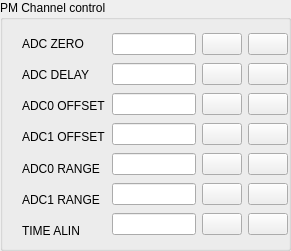
  <widget class="QGroupBox" name="groupBox_2">
   <property name="geometry">
    <rect>
     <x>10</x>
     <y>140</y>
     <width>291</width>
     <height>251</height>
    </rect>
   </property>
   <property name="title">
    <string>PM Channel control</string>
   </property>
   <widget class="QWidget" name="layoutWidget">
    <property name="geometry">
     <rect>
      <x>22</x>
      <y>31</y>
      <width>266</width>
      <height>212</height>
     </rect>
    </property>
    <layout class="QHBoxLayout" name="horizontalLayout_2">
     <item>
      <layout class="QVBoxLayout" name="verticalLayout_7">
       <item>
        <widget class="QLabel" name="label_3">
         <property name="toolTip">
          <string>&lt;html&gt;&lt;head/&gt;&lt;body&gt;&lt;p&gt;&lt;span style=&quot; color:#000000;&quot;&gt;ADC zerooffset, analogset&lt;/span&gt;&lt;/p&gt;&lt;/body&gt;&lt;/html&gt;</string>
         </property>
         <property name="whatsThis">
          <string>&lt;html&gt;&lt;head/&gt;&lt;body&gt;&lt;p&gt;flkjghkjsdhgk;&lt;/p&gt;&lt;p&gt;&lt;br/&gt;&lt;/p&gt;&lt;/body&gt;&lt;/html&gt;</string>
         </property>
         <property name="styleSheet">
          <string notr="true">font: 10pt &quot;Cantarell&quot;;</string>
         </property>
         <property name="text">
          <string>ADC ZERO</string>
         </property>
        </widget>
       </item>
       <item>
        <widget class="QLabel" name="label_4">
         <property name="toolTip">
          <string>&lt;html&gt;&lt;head/&gt;&lt;body&gt;&lt;p&gt;&lt;span style=&quot; color:#000000;&quot;&gt;ADC clock delay relative to LHC clock, analogset&lt;/span&gt;&lt;/p&gt;&lt;/body&gt;&lt;/html&gt;</string>
         </property>
         <property name="styleSheet">
          <string notr="true">font: 10pt &quot;Cantarell&quot;;</string>
         </property>
         <property name="text">
          <string>ADC DELAY</string>
         </property>
        </widget>
       </item>
       <item>
        <widget class="QLabel" name="label_5">
         <property name="toolTip">
          <string>&lt;html&gt;&lt;head/&gt;&lt;body&gt;&lt;p&gt;&lt;span style=&quot; color:#000000;&quot;&gt;ADC&lt;/span&gt;&lt;span style=&quot; color:#000000; vertical-align:sub;&quot;&gt;0  &lt;/span&gt;&lt;span style=&quot; color:#000000;&quot;&gt;digital offset&lt;/span&gt;&lt;/p&gt;&lt;/body&gt;&lt;/html&gt;</string>
         </property>
         <property name="styleSheet">
          <string notr="true">font: 10pt &quot;Cantarell&quot;;</string>
         </property>
         <property name="text">
          <string>ADC0 OFFSET</string>
         </property>
        </widget>
       </item>
       <item>
        <widget class="QLabel" name="label_6">
         <property name="toolTip">
          <string>&lt;html&gt;&lt;head/&gt;&lt;body&gt;&lt;p&gt;&lt;span style=&quot; color:#000000;&quot;&gt;ADC&lt;/span&gt;&lt;span style=&quot; color:#000000; vertical-align:sub;&quot;&gt;1&lt;/span&gt;&lt;span style=&quot; color:#000000;&quot;&gt; digital offset&lt;/span&gt;&lt;/p&gt;&lt;/body&gt;&lt;/html&gt;</string>
         </property>
         <property name="styleSheet">
          <string notr="true">font: 10pt &quot;Cantarell&quot;;</string>
         </property>
         <property name="text">
          <string>ADC1 OFFSET</string>
         </property>
        </widget>
       </item>
       <item>
        <widget class="QLabel" name="label_7">
         <property name="toolTip">
          <string>&lt;html&gt;&lt;head/&gt;&lt;body&gt;&lt;p&gt;&lt;span style=&quot; color:#000000;&quot;&gt;Channel amplitude calibration&lt;/span&gt;&lt;/p&gt;&lt;/body&gt;&lt;/html&gt;</string>
         </property>
         <property name="styleSheet">
          <string notr="true">font: 10pt &quot;Cantarell&quot;;</string>
         </property>
         <property name="text">
          <string>ADC0 RANGE</string>
         </property>
        </widget>
       </item>
       <item>
        <widget class="QLabel" name="label_8">
         <property name="toolTip">
          <string>&lt;html&gt;&lt;head/&gt;&lt;body&gt;&lt;p&gt;&lt;span style=&quot; color:#000000;&quot;&gt;Channel amplitude calibration&lt;/span&gt;&lt;/p&gt;&lt;/body&gt;&lt;/html&gt;</string>
         </property>
         <property name="styleSheet">
          <string notr="true">font: 10pt &quot;Cantarell&quot;;</string>
         </property>
         <property name="text">
          <string>ADC1 RANGE</string>
         </property>
        </widget>
       </item>
       <item>
        <widget class="QLabel" name="label_9">
         <property name="toolTip">
          <string>&lt;html&gt;&lt;head/&gt;&lt;body&gt;&lt;p&gt;&lt;span style=&quot; color:#000000;&quot;&gt;Digital decrimental time alinement&lt;/span&gt;&lt;/p&gt;&lt;/body&gt;&lt;/html&gt;</string>
         </property>
         <property name="styleSheet">
          <string notr="true">font: 10pt &quot;Cantarell&quot;;</string>
         </property>
         <property name="text">
          <string>TIME ALIN</string>
         </property>
        </widget>
       </item>
      </layout>
     </item>
     <item>
      <layout class="QHBoxLayout" name="horizontalLayout_5">
       <item>
        <layout class="QVBoxLayout" name="verticalLayout">
         <item>
          <widget class="QLineEdit" name="lineEdit">
           <property name="styleSheet">
            <string notr="true">font: 8pt &quot;Cantarell&quot;;</string>
           </property>
          </widget>
         </item>
         <item>
          <widget class="QLineEdit" name="lineEdit_2">
           <property name="styleSheet">
            <string notr="true">font: 8pt &quot;Cantarell&quot;;</string>
           </property>
          </widget>
         </item>
         <item>
          <widget class="QLineEdit" name="lineEdit_3">
           <property name="styleSheet">
            <string notr="true">font: 8pt &quot;Cantarell&quot;;</string>
           </property>
          </widget>
         </item>
         <item>
          <widget class="QLineEdit" name="lineEdit_4">
           <property name="styleSheet">
            <string notr="true">font: 8pt &quot;Cantarell&quot;;</string>
           </property>
          </widget>
         </item>
         <item>
          <widget class="QLineEdit" name="lineEdit_5">
           <property name="styleSheet">
            <string notr="true">font: 8pt &quot;Cantarell&quot;;</string>
           </property>
          </widget>
         </item>
         <item>
          <widget class="QLineEdit" name="lineEdit_6">
           <property name="styleSheet">
            <string notr="true">font: 8pt &quot;Cantarell&quot;;</string>
           </property>
          </widget>
         </item>
         <item>
          <widget class="QLineEdit" name="lineEdit_7">
           <property name="styleSheet">
            <string notr="true">font: 8pt &quot;Cantarell&quot;;</string>
           </property>
          </widget>
         </item>
        </layout>
       </item>
       <item>
        <layout class="QHBoxLayout" name="horizontalLayout_4">
         <item>
          <layout class="QVBoxLayout" name="verticalLayout_2">
           <item>
            <widget class="QPushButton" name="VIEW_ADC_ZERO">
             <property name="toolTip">
              <string>&lt;html&gt;&lt;head/&gt;&lt;body&gt;&lt;p&gt;Status&lt;/p&gt;&lt;/body&gt;&lt;/html&gt;</string>
             </property>
             <property name="text">
              <string/>
             </property>
             <property name="icon">
              <iconset resource="res.qrc">
               <normaloff>:/icon/icons/eyeball-icon-png-3.png</normaloff>:/icon/icons/eyeball-icon-png-3.png</iconset>
             </property>
            </widget>
           </item>
           <item>
            <widget class="QPushButton" name="VIEW_ADC_DELAY">
             <property name="toolTip">
              <string>&lt;html&gt;&lt;head/&gt;&lt;body&gt;&lt;p&gt;Status&lt;/p&gt;&lt;/body&gt;&lt;/html&gt;</string>
             </property>
             <property name="text">
              <string/>
             </property>
             <property name="icon">
              <iconset resource="res.qrc">
               <normaloff>:/icon/icons/eyeball-icon-png-3.png</normaloff>:/icon/icons/eyeball-icon-png-3.png</iconset>
             </property>
            </widget>
           </item>
           <item>
            <widget class="QPushButton" name="VIEW_ADC0_OFFSET">
             <property name="toolTip">
              <string>&lt;html&gt;&lt;head/&gt;&lt;body&gt;&lt;p&gt;Status&lt;/p&gt;&lt;/body&gt;&lt;/html&gt;</string>
             </property>
             <property name="text">
              <string/>
             </property>
             <property name="icon">
              <iconset resource="res.qrc">
               <normaloff>:/icon/icons/eyeball-icon-png-3.png</normaloff>:/icon/icons/eyeball-icon-png-3.png</iconset>
             </property>
            </widget>
           </item>
           <item>
            <widget class="QPushButton" name="VIEW_ADC1_OFFSET">
             <property name="enabled">
              <bool>true</bool>
             </property>
             <property name="toolTip">
              <string>&lt;html&gt;&lt;head/&gt;&lt;body&gt;&lt;p&gt;Status&lt;/p&gt;&lt;/body&gt;&lt;/html&gt;</string>
             </property>
             <property name="text">
              <string/>
             </property>
             <property name="icon">
              <iconset resource="res.qrc">
               <normaloff>:/icon/icons/eyeball-icon-png-3.png</normaloff>:/icon/icons/eyeball-icon-png-3.png</iconset>
             </property>
            </widget>
           </item>
           <item>
            <widget class="QPushButton" name="VIEW_ADC0_RANGE">
             <property name="toolTip">
              <string>&lt;html&gt;&lt;head/&gt;&lt;body&gt;&lt;p&gt;Status&lt;/p&gt;&lt;/body&gt;&lt;/html&gt;</string>
             </property>
             <property name="text">
              <string/>
             </property>
             <property name="icon">
              <iconset resource="res.qrc">
               <normaloff>:/icon/icons/eyeball-icon-png-3.png</normaloff>:/icon/icons/eyeball-icon-png-3.png</iconset>
             </property>
            </widget>
           </item>
           <item>
            <widget class="QPushButton" name="VIEW_ADC1_RANGE">
             <property name="toolTip">
              <string>&lt;html&gt;&lt;head/&gt;&lt;body&gt;&lt;p&gt;Status&lt;/p&gt;&lt;/body&gt;&lt;/html&gt;</string>
             </property>
             <property name="text">
              <string/>
             </property>
             <property name="icon">
              <iconset resource="res.qrc">
               <normaloff>:/icon/icons/eyeball-icon-png-3.png</normaloff>:/icon/icons/eyeball-icon-png-3.png</iconset>
             </property>
            </widget>
           </item>
           <item>
            <widget class="QPushButton" name="VIEW_TIME_ALIN">
             <property name="toolTip">
              <string>&lt;html&gt;&lt;head/&gt;&lt;body&gt;&lt;p&gt;Status&lt;/p&gt;&lt;/body&gt;&lt;/html&gt;</string>
             </property>
             <property name="text">
              <string/>
             </property>
             <property name="icon">
              <iconset resource="res.qrc">
               <normaloff>:/icon/icons/eyeball-icon-png-3.png</normaloff>:/icon/icons/eyeball-icon-png-3.png</iconset>
             </property>
            </widget>
           </item>
          </layout>
         </item>
         <item>
          <layout class="QVBoxLayout" name="verticalLayout_3">
           <item>
            <widget class="QPushButton" name="WRITE_ADC_ZERO">
             <property name="toolTip">
              <string>&lt;html&gt;&lt;head/&gt;&lt;body&gt;&lt;p&gt;Write&lt;/p&gt;&lt;/body&gt;&lt;/html&gt;</string>
             </property>
             <property name="text">
              <string/>
             </property>
             <property name="icon">
              <iconset resource="res.qrc">
               <normaloff>:/icon/Write.png</normaloff>:/icon/Write.png</iconset>
             </property>
            </widget>
           </item>
           <item>
            <widget class="QPushButton" name="WRITE_ADC_DELAY">
             <property name="toolTip">
              <string>&lt;html&gt;&lt;head/&gt;&lt;body&gt;&lt;p&gt;Write&lt;/p&gt;&lt;/body&gt;&lt;/html&gt;</string>
             </property>
             <property name="text">
              <string/>
             </property>
             <property name="icon">
              <iconset resource="res.qrc">
               <normaloff>:/icon/Write.png</normaloff>:/icon/Write.png</iconset>
             </property>
            </widget>
           </item>
           <item>
            <widget class="QPushButton" name="WRITE_ADC0_OFFSET">
             <property name="toolTip">
              <string>&lt;html&gt;&lt;head/&gt;&lt;body&gt;&lt;p&gt;Write&lt;/p&gt;&lt;/body&gt;&lt;/html&gt;</string>
             </property>
             <property name="text">
              <string/>
             </property>
             <property name="icon">
              <iconset resource="res.qrc">
               <normaloff>:/icon/Write.png</normaloff>:/icon/Write.png</iconset>
             </property>
            </widget>
           </item>
           <item>
            <widget class="QPushButton" name="WRITE_ADC1_OFFSET">
             <property name="toolTip">
              <string>&lt;html&gt;&lt;head/&gt;&lt;body&gt;&lt;p&gt;Write&lt;/p&gt;&lt;/body&gt;&lt;/html&gt;</string>
             </property>
             <property name="text">
              <string/>
             </property>
             <property name="icon">
              <iconset resource="res.qrc">
               <normaloff>:/icon/Write.png</normaloff>:/icon/Write.png</iconset>
             </property>
            </widget>
           </item>
           <item>
            <widget class="QPushButton" name="WRITE_ADC_RANGE">
             <property name="toolTip">
              <string>&lt;html&gt;&lt;head/&gt;&lt;body&gt;&lt;p&gt;Write&lt;/p&gt;&lt;/body&gt;&lt;/html&gt;</string>
             </property>
             <property name="text">
              <string/>
             </property>
             <property name="icon">
              <iconset resource="res.qrc">
               <normaloff>:/icon/Write.png</normaloff>:/icon/Write.png</iconset>
             </property>
            </widget>
           </item>
           <item>
            <widget class="QPushButton" name="WRITE_ADC1_RANGE_2">
             <property name="toolTip">
              <string>&lt;html&gt;&lt;head/&gt;&lt;body&gt;&lt;p&gt;Write&lt;/p&gt;&lt;/body&gt;&lt;/html&gt;</string>
             </property>
             <property name="text">
              <string/>
             </property>
             <property name="icon">
              <iconset resource="res.qrc">
               <normaloff>:/icon/Write.png</normaloff>:/icon/Write.png</iconset>
             </property>
            </widget>
           </item>
           <item>
            <widget class="QPushButton" name="WRITE_TIME_ALIN">
             <property name="toolTip">
              <string>&lt;html&gt;&lt;head/&gt;&lt;body&gt;&lt;p&gt;Write&lt;/p&gt;&lt;/body&gt;&lt;/html&gt;</string>
             </property>
             <property name="text">
              <string/>
             </property>
             <property name="icon">
              <iconset resource="res.qrc">
               <normaloff>:/icon/Write.png</normaloff>:/icon/Write.png</iconset>
             </property>
            </widget>
           </item>
          </layout>
         </item>
        </layout>
       </item>
      </layout>
     </item>
    </layout>
   </widget>
  </widget>
